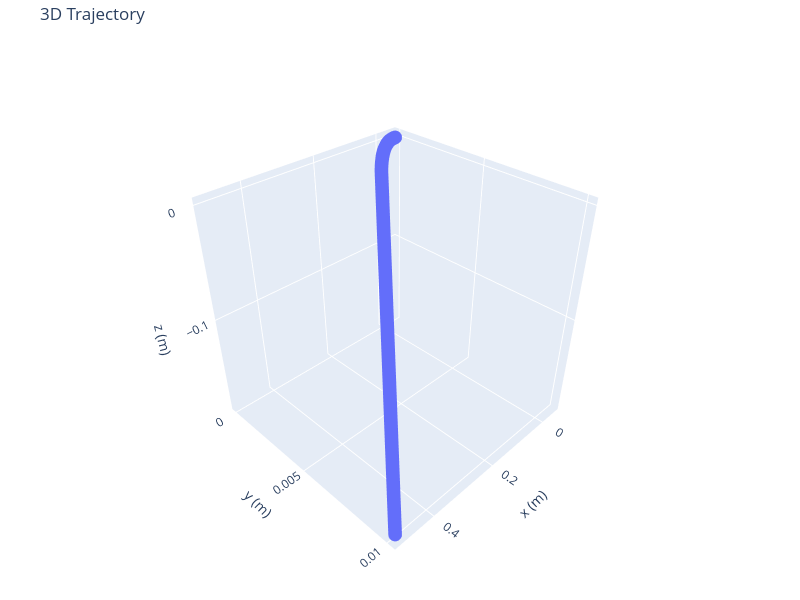

Notebook cell for this chart:
### Markdown cell above
## 3. Simulation execution

### Code cell
# run the simulation
solve_trajectory(m, q, 
                 x0, y0, z0, I,
                 b_field, e_field, 
                 create_interpolators, rk4, boris, flat_trajectory, deviation_degree, three_dimensional_trajectory, field_plot,
                 Ec0, v_direction, 
                 step, total_t, 
                 output_file, output_graphic, txt_name, file_name, magnet_name, traj_distance, 
                 method, current)

### Figure 1 — Plotly figure (JSON) as saved in the notebook; plotly's stock layout.template omitted (floating-point values rounded to 4 significant figures; data arrays with more than 128 entries replaced by an {"elided": "..."} marker saying what was removed)
{"data": [{"mode": "markers", "type": "scatter3d", "x": {"elided": "42233 float values"}, "y": {"elided": "42233 float values"}, "z": {"elided": "42233 float values"}}], "layout": {"height": 600, "margin": {"b": 10, "l": 10, "r": 20, "t": 40}, "scene": {"camera": {"eye": {"x": 1.5, "y": 1.5, "z": 1.5}}, "xaxis": {"title": {"text": "x (m)"}}, "yaxis": {"title": {"text": "y (m)"}}, "zaxis": {"title": {"text": "z (m)"}}}, "title": {"text": "3D Trajectory"}, "width": 800}}
